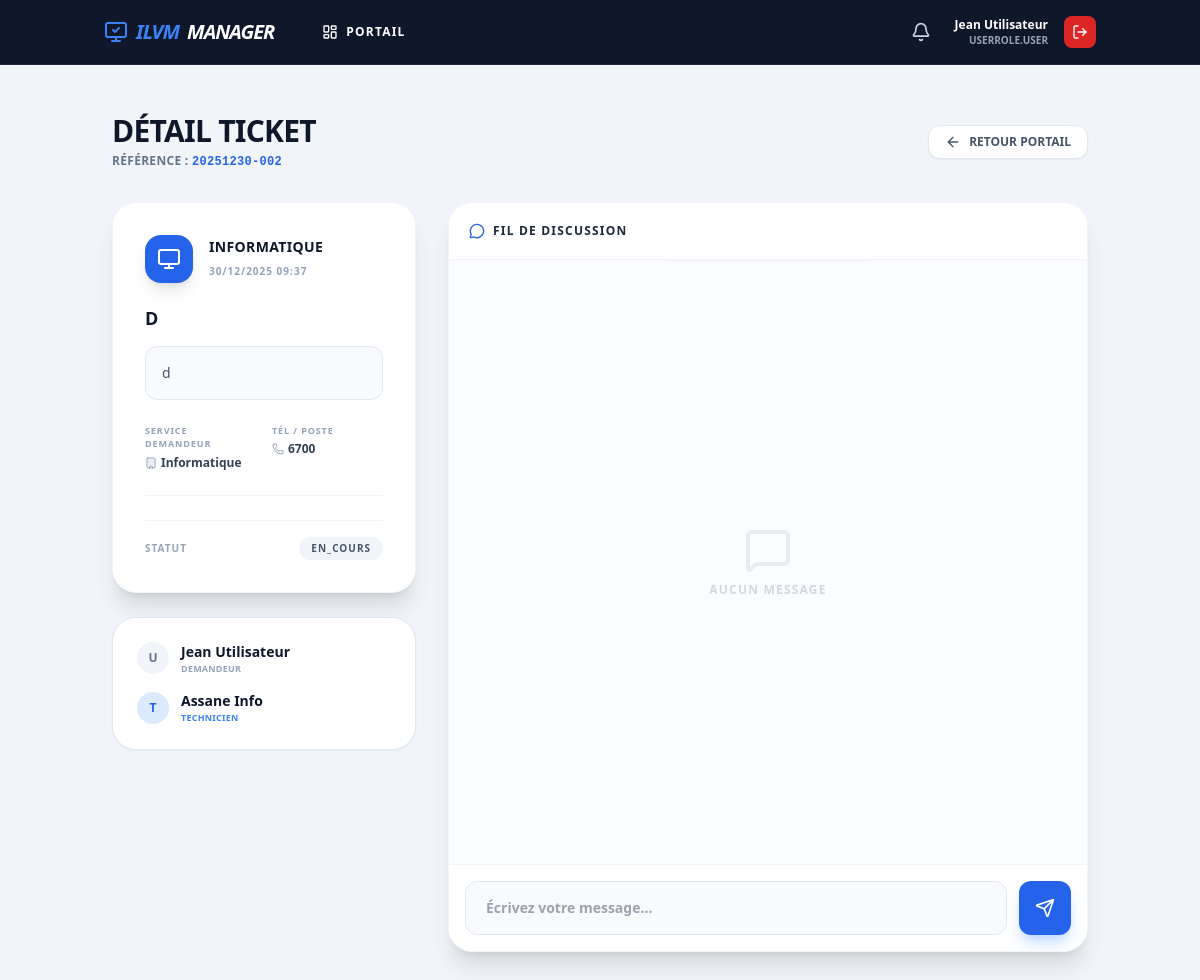
The page /tickets/view/20251230-002 (signed in) on the database its author committed.
### app/models.py (models this page shows, shortened)
class User(UserMixin, db.Model):
    __tablename__ = 'users'
    id = db.Column(db.Integer, primary_key=True)
    username = db.Column(db.String(64), unique=True, index=True)
    fullname = db.Column(db.String(120))
    email = db.Column(db.String(120))
    role = db.Column(db.Enum(UserRole), default=UserRole.USER)
    service_department = db.Column(db.Enum(ServiceType), nullable=True)
    notifications = db.relationship('Notification', backref='user', lazy='dynamic')

class Ticket(db.Model):
    __tablename__ = 'tickets'
    id = db.Column(db.Integer, primary_key=True)
    uid_public = db.Column(db.String(20), unique=True, index=True)
    title = db.Column(db.String(200), nullable=False)
    description = db.Column(db.Text, nullable=False)
    author_id = db.Column(db.Integer, db.ForeignKey('users.id'))
    author = db.relationship('User', foreign_keys=[author_id], backref='my_tickets')
    target_service = db.Column(db.Enum(ServiceType), nullable=False)
    status = db.Column(db.Enum(TicketStatus), default=TicketStatus.VALIDATION)
    solver_id = db.Column(db.Integer, db.ForeignKey('users.id'), nullable=True)
    solver = db.relationship('User', foreign_keys=[solver_id], backref='assigned_tickets')
    created_at = db.Column(db.DateTime, default=datetime.utcnow)
    closed_at = db.Column(db.DateTime, nullable=True)
    category_ticket = db.Column(db.String(50))
    hostname = db.Column(db.String(64), nullable=True)
    service_demandeur = db.Column(db.String(100), nullable=True)
    tel_demandeur = db.Column(db.String(20), nullable=True)
    lieu_installation = db.Column(db.String(100), nullable=True)
    new_user_fullname = db.Column(db.String(150), nullable=True)
    new_user_service = db.Column(db.String(100), nullable=True)
    new_user_acces = db.Column(db.String(255), nullable=True)
    new_user_date = db.Column(db.DateTime, nullable=True)
    materiel_list = db.Column(db.Text, nullable=True)
    destinataire_materiel = db.Column(db.String(150), nullable=True)
    service_destinataire = db.Column(db.String(100), nullable=True)
    daf_lieu_livraison = db.Column(db.String(100)) # Saint-Mandé, Corbeil...
    daf_fournisseur_nom = db.Column(db.String(100))
    daf_fournisseur_tel = db.Column(db.String(50))
    daf_fournisseur_fax = db.Column(db.String(50))
    daf_fournisseur_email = db.Column(db.String(100))
    daf_type_prix = db.Column(db.String(10)) # HT ou TTC
    daf_lignes_json = db.Column(db.Text)
    daf_files_json = db.Column(db.Text)

### app/routes/tickets.py (the view, shortened to what this page needs)
@tickets_bp.route('/view/<string:ticket_uid>', methods=['GET', 'POST'])
@login_required
def view_ticket(ticket_uid):
    ticket = Ticket.query.filter_by(uid_public=ticket_uid).first_or_404()
    return render_template('tickets/detail.html', ticket=ticket)

### app/__init__.py (called while the page is built)
@login_manager.user_loader
def load_user(user_id):
    from .models import User
    return User.query.get(int(user_id))

### app/templates/tickets/detail.html (shortened to what this page needs)
{% extends "base.html" %}
{% block content %}
<div class="max-w-6xl mx-auto py-6">
    <div class="mb-8 flex items-center justify-between">
        <div>
            <h1 class="text-3xl font-black text-slate-900 uppercase tracking-tight">Détail Ticket</h1>
            <p class="text-slate-500 font-bold text-xs mt-1 uppercase tracking-wide">Référence : <span class="font-mono text-blue-600">{{ ticket.uid_public }}</span></p>
        </div>
        {% if 'SOLVER' in current_user.role|string or 'ADMIN' in current_user.role|string %}
            <a href="{{ url_for('tickets.solver_dashboard') }}" class="bg-white border border-slate-200 hover:bg-slate-50 text-slate-600 px-4 py-2 rounded-xl font-black text-xs uppercase shadow-sm flex items-center gap-2 transition"><i data-lucide="arrow-left" class="w-4 h-4"></i> Retour Dashboard</a>
        {% else %}
            <a href="{{ url_for('main.user_portal') }}" class="bg-white border border-slate-200 hover:bg-slate-50 text-slate-600 px-4 py-2 rounded-xl font-black text-xs uppercase shadow-sm flex items-center gap-2 transition"><i data-lucide="arrow-left" class="w-4 h-4"></i> Retour Portail</a>
        {% endif %}
    </div>
    <div class="grid grid-cols-1 lg:grid-cols-3 gap-8">
        <div class="lg:col-span-1 space-y-6">
            <div class="bg-white p-8 rounded-3xl shadow-xl border border-slate-100">
                <div class="flex items-center gap-4 mb-6">
                    <div class="w-12 h-12 rounded-2xl flex items-center justify-center shadow-lg {% if ticket.target_service.value == 'DAF' %}bg-purple-600 text-white{% else %}bg-blue-600 text-white{% endif %}">
                        {% if ticket.target_service.value == 'DAF' %}<i data-lucide="banknote" class="w-6 h-6"></i>{% else %}<i data-lucide="monitor" class="w-6 h-6"></i>{% endif %}
                    </div>
                    <div>
                        <h2 class="text-sm font-black text-slate-900 uppercase tracking-wide">{{ ticket.target_service.value }}</h2>
                        <span class="text-[10px] font-bold text-slate-400 uppercase tracking-widest">{{ ticket.created_at.strftime('%d/%m/%Y %H:%M') }}</span>
                    </div>
                </div>
                <h3 class="text-lg font-black text-slate-900 leading-tight uppercase mb-4">{{ ticket.title }}</h3>
                <div class="bg-slate-50 p-4 rounded-xl border border-slate-200 text-sm font-medium text-slate-600 mb-6">{{ ticket.description }}</div>
                <div class="grid grid-cols-2 gap-4 mb-6 pb-6 border-b border-slate-100">
                     <div><span class="text-[9px] font-black text-slate-400 uppercase tracking-widest block mb-1">Service Demandeur</span><span class="text-xs font-bold text-slate-700 flex items-center gap-1"><i data-lucide="building" class="w-3 h-3 text-slate-400"></i> {{ ticket.service_demandeur or '-' }}</span></div>
                     <div><span class="text-[9px] font-black text-slate-400 uppercase tracking-widest block mb-1">Tél / Poste</span><span class="text-xs font-bold text-slate-700 flex items-center gap-1"><i data-lucide="phone" class="w-3 h-3 text-slate-400"></i> {{ ticket.tel_demandeur or '-' }}</span></div>
                </div>
                <div class="flex justify-between items-center border-t border-slate-100 pt-4 mt-6">
                    <span class="text-[10px] font-black text-slate-400 uppercase tracking-widest">Statut</span>
                    <span class="px-3 py-1 rounded-full text-[10px] font-black uppercase tracking-widest bg-slate-100 text-slate-600">{{ ticket.status.value }}</span>
                </div>
            </div>
             <div class="bg-white p-6 rounded-3xl shadow-sm border border-slate-200">
                <div class="flex items-center gap-3 mb-4">
                    <div class="w-8 h-8 bg-slate-100 rounded-full flex items-center justify-center text-slate-500 font-black text-xs">{{ ticket.author.username[0]|upper }}</div>
                    <div>
                        <p class="text-sm font-bold text-slate-900">{{ ticket.author.fullname }}</p>
                        <p class="text-[9px] text-slate-400 font-bold uppercase tracking-wide">Demandeur</p>
                    </div>
                </div>
                {% if ticket.solver %}
                <div class="flex items-center gap-3">
                    <div class="w-8 h-8 bg-blue-100 rounded-full flex items-center justify-center text-blue-600 font-black text-xs">{{ ticket.solver.username[0]|upper }}</div>
                    <div>
                        <p class="text-sm font-bold text-slate-900">{{ ticket.solver.fullname }}</p>
                        <p class="text-[9px] text-blue-500 font-bold uppercase tracking-wide">Technicien</p>
                    </div>
                </div>
                {% endif %}
            </div>
        </div>
        <div class="lg:col-span-2 flex flex-col h-[750px] bg-white rounded-3xl shadow-xl border border-slate-100 overflow-hidden relative">
            <div class="p-5 border-b border-slate-100 bg-white flex justify-between items-center z-10">
                <h3 class="font-black text-slate-800 uppercase text-xs tracking-widest flex items-center gap-2"><i data-lucide="message-circle" class="w-4 h-4 text-blue-600"></i> Fil de discussion</h3>
            </div>
            <div class="flex-1 overflow-y-auto p-6 space-y-6 bg-slate-50/50" id="chatContainer">
                {% for msg in ticket.messages %}
                <div class="flex flex-col {% if msg.author_id == current_user.id %}items-end{% else %}items-start{% endif %} animate-fadeIn">
                    <div class="max-w-[80%] {% if msg.author_id == current_user.id %}bg-slate-900 text-white rounded-tr-none{% else %}bg-white border border-slate-200 text-slate-700 rounded-tl-none{% endif %} px-5 py-4 rounded-2xl shadow-sm">
                        <p class="text-sm font-bold">{{ msg.content }}</p>
                    </div>
                    <span class="text-[9px] font-black text-slate-400 mt-2 px-2 uppercase tracking-wide">{{ msg.author.fullname }} • {{ msg.timestamp.strftime('%H:%M') }}</span>
                </div>
                {% else %}
                <div class="flex flex-col items-center justify-center h-full opacity-40"><i data-lucide="message-square" class="w-12 h-12 text-slate-300 mb-2"></i><p class="text-xs font-bold text-slate-400 uppercase tracking-widest">Aucun message</p></div>
                {% endfor %}
            </div>
            {% if ticket.status.value != 'TERMINE' and ticket.status.value != 'REFUSE' %}
            <div class="p-4 bg-white border-t border-slate-100">
                <form method="POST" class="flex gap-3">
                    <input type="text" name="message" class="flex-1 bg-slate-50 border border-slate-200 rounded-xl px-5 py-4 text-sm font-bold text-slate-700 focus:ring-2 focus:ring-blue-100 focus:border-blue-500 outline-none transition" placeholder="Écrivez votre message..." autocomplete="off" required>
                    <button type="submit" class="bg-blue-600 hover:bg-blue-700 text-white p-4 rounded-xl transition shadow-lg shadow-blue-200 group"><i data-lucide="send" class="w-5 h-5 group-hover:translate-x-1 transition-transform"></i></button>
                </form>
            </div>
            {% else %}
            <div class="p-6 bg-slate-50 border-t border-slate-200 text-center"><p class="text-xs font-black text-slate-400 uppercase tracking-widest flex items-center justify-center gap-2"><i data-lucide="lock" class="w-4 h-4"></i> Discussion close</p></div>
            {% endif %}
        </div>
    </div>
</div>
{% endblock %}

### app/templates/base.html (shortened to what this page needs)
<!DOCTYPE html>
<html lang="fr">
<head>
    <script src="https://cdn.tailwindcss.com"></script>
</head>
<body class="bg-slate-100 font-sans text-slate-900 min-h-screen flex flex-col">
    {% if current_user.is_authenticated %}
    <nav class="bg-slate-900 text-white sticky top-0 z-50 border-b border-slate-800">
        <div class="container mx-auto px-4 h-16 flex justify-between items-center">
            <div class="flex items-center gap-8">
                <a href="{{ url_for('main.user_portal') }}" class="font-black text-xl tracking-tighter text-blue-500 italic flex items-center gap-2">
                    <i data-lucide="monitor-check"></i> ILVM<span class="text-white">MANAGER</span>
                </a>
                <div class="hidden md:flex gap-1 text-xs font-bold uppercase tracking-widest">
                    <a href="{{ url_for('main.user_portal') }}" class="px-4 py-2 hover:bg-slate-800 rounded transition flex gap-2 items-center">
                        <i data-lucide="layout-dashboard" class="w-4 h-4"></i> Portail
                    </a>
                </div>
            </div>
            <div class="flex items-center gap-4">
                <div class="relative group">
                    <button id="notifBtn" class="p-2 hover:bg-slate-800 rounded-lg transition relative">
                        <i data-lucide="bell" class="w-5 h-5 text-slate-300 group-hover:text-white"></i>
                    </button>
                </div>
                <div class="text-right hidden sm:block">
                    <p class="text-xs font-bold text-white">{{ current_user.fullname }}</p>
                    <p class="text-[10px] text-slate-400 uppercase font-bold">{{ current_user.role }}</p>
                </div>
                <a href="{{ url_for('auth.logout') }}" class="bg-red-600 hover:bg-red-700 p-2 rounded-lg transition" title="Déconnexion">
                    <i data-lucide="log-out" class="w-4 h-4"></i>
                </a>
            </div>
        </div>
    </nav>
    {% endif %}
    <main class="container mx-auto p-4 md:p-6 pb-20 flex-grow">
        {% block content %}{% endblock %}
    </main>
</body>
</html>

### rows shown on the page
User: fullname "Jean Utilisateur", role "USERROLE.USER", author "U", author.fullname "Jean Utilisateur"
Ticket: uid_public "20251230-002", target_service.value "INFORMATIQUE", created_at "30/12/2025 09:37", title "D", description "d", service_demandeur "Informatique", tel_demandeur "6700", status.value "EN_COURS"
User: solver "T", solver.fullname "Assane Info"
